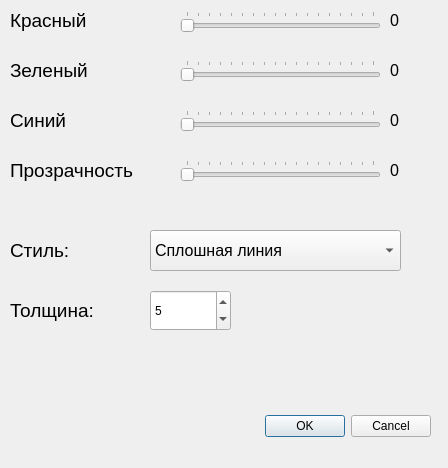
<?xml version="1.0" encoding="UTF-8"?>
<ui version="4.0">
 <class>Dialog_p</class>
 <widget class="QDialog" name="Dialog_p">
  <property name="geometry">
   <rect>
    <x>0</x>
    <y>0</y>
    <width>448</width>
    <height>468</height>
   </rect>
  </property>
  <property name="windowTitle">
   <string>Dialog</string>
  </property>
  <widget class="QLabel" name="label_3">
   <property name="geometry">
    <rect>
     <x>390</x>
     <y>160</y>
     <width>41</width>
     <height>21</height>
    </rect>
   </property>
   <property name="font">
    <font>
     <pointsize>12</pointsize>
    </font>
   </property>
   <property name="text">
    <string>0</string>
   </property>
  </widget>
  <widget class="QLabel" name="label_r_2">
   <property name="geometry">
    <rect>
     <x>390</x>
     <y>10</y>
     <width>41</width>
     <height>21</height>
    </rect>
   </property>
   <property name="font">
    <font>
     <pointsize>12</pointsize>
    </font>
   </property>
   <property name="text">
    <string>0</string>
   </property>
  </widget>
  <widget class="QLabel" name="label_a">
   <property name="geometry">
    <rect>
     <x>10</x>
     <y>150</y>
     <width>151</width>
     <height>41</height>
    </rect>
   </property>
   <property name="font">
    <font>
     <pointsize>14</pointsize>
    </font>
   </property>
   <property name="text">
    <string>Прозрачность</string>
   </property>
  </widget>
  <widget class="QSlider" name="Slider_r">
   <property name="geometry">
    <rect>
     <x>180</x>
     <y>11</y>
     <width>201</width>
     <height>21</height>
    </rect>
   </property>
   <property name="font">
    <font>
     <pointsize>12</pointsize>
    </font>
   </property>
   <property name="maximum">
    <number>255</number>
   </property>
   <property name="value">
    <number>0</number>
   </property>
   <property name="orientation">
    <enum>Qt::Horizontal</enum>
   </property>
   <property name="tickPosition">
    <enum>QSlider::TicksAbove</enum>
   </property>
   <property name="tickInterval">
    <number>15</number>
   </property>
  </widget>
  <widget class="QSlider" name="Slider_g">
   <property name="geometry">
    <rect>
     <x>180</x>
     <y>60</y>
     <width>201</width>
     <height>22</height>
    </rect>
   </property>
   <property name="font">
    <font>
     <pointsize>12</pointsize>
    </font>
   </property>
   <property name="maximum">
    <number>255</number>
   </property>
   <property name="value">
    <number>0</number>
   </property>
   <property name="orientation">
    <enum>Qt::Horizontal</enum>
   </property>
   <property name="tickPosition">
    <enum>QSlider::TicksAbove</enum>
   </property>
   <property name="tickInterval">
    <number>15</number>
   </property>
  </widget>
  <widget class="QLabel" name="label_r">
   <property name="geometry">
    <rect>
     <x>10</x>
     <y>0</y>
     <width>101</width>
     <height>41</height>
    </rect>
   </property>
   <property name="font">
    <font>
     <pointsize>14</pointsize>
    </font>
   </property>
   <property name="text">
    <string>Красный</string>
   </property>
  </widget>
  <widget class="QSpinBox" name="spinBox">
   <property name="geometry">
    <rect>
     <x>150</x>
     <y>290</y>
     <width>81</width>
     <height>41</height>
    </rect>
   </property>
   <property name="minimum">
    <number>1</number>
   </property>
   <property name="maximum">
    <number>20</number>
   </property>
   <property name="value">
    <number>5</number>
   </property>
  </widget>
  <widget class="QComboBox" name="comboBox_penStyle">
   <property name="geometry">
    <rect>
     <x>150</x>
     <y>230</y>
     <width>251</width>
     <height>41</height>
    </rect>
   </property>
   <property name="font">
    <font>
     <pointsize>12</pointsize>
    </font>
   </property>
   <property name="currentIndex">
    <number>1</number>
   </property>
   <property name="minimumContentsLength">
    <number>0</number>
   </property>
   <property name="modelColumn">
    <number>0</number>
   </property>
   <item>
    <property name="text">
     <string>Без линии</string>
    </property>
   </item>
   <item>
    <property name="text">
     <string>Сплошная линия</string>
    </property>
   </item>
   <item>
    <property name="text">
     <string>Пунктирная линия</string>
    </property>
   </item>
   <item>
    <property name="text">
     <string>Точечная линия</string>
    </property>
   </item>
   <item>
    <property name="text">
     <string>Пунктирно-точечная линия</string>
    </property>
   </item>
   <item>
    <property name="text">
     <string>Пунтирно-точечная(2) линия</string>
    </property>
   </item>
  </widget>
  <widget class="my_widget" name="widget" native="true">
   <property name="geometry">
    <rect>
     <x>10</x>
     <y>360</y>
     <width>120</width>
     <height>80</height>
    </rect>
   </property>
  </widget>
  <widget class="QLabel" name="label">
   <property name="geometry">
    <rect>
     <x>10</x>
     <y>290</y>
     <width>111</width>
     <height>41</height>
    </rect>
   </property>
   <property name="font">
    <font>
     <pointsize>14</pointsize>
    </font>
   </property>
   <property name="text">
    <string>Толщина:</string>
   </property>
  </widget>
  <widget class="QLabel" name="label_b_2">
   <property name="geometry">
    <rect>
     <x>390</x>
     <y>110</y>
     <width>41</width>
     <height>21</height>
    </rect>
   </property>
   <property name="font">
    <font>
     <pointsize>12</pointsize>
    </font>
   </property>
   <property name="text">
    <string>0</string>
   </property>
  </widget>
  <widget class="QSlider" name="Slider_proz">
   <property name="geometry">
    <rect>
     <x>180</x>
     <y>160</y>
     <width>201</width>
     <height>22</height>
    </rect>
   </property>
   <property name="font">
    <font>
     <pointsize>12</pointsize>
    </font>
   </property>
   <property name="maximum">
    <number>255</number>
   </property>
   <property name="value">
    <number>0</number>
   </property>
   <property name="orientation">
    <enum>Qt::Horizontal</enum>
   </property>
   <property name="tickPosition">
    <enum>QSlider::TicksAbove</enum>
   </property>
   <property name="tickInterval">
    <number>15</number>
   </property>
  </widget>
  <widget class="QLabel" name="label_g_2">
   <property name="geometry">
    <rect>
     <x>390</x>
     <y>60</y>
     <width>41</width>
     <height>21</height>
    </rect>
   </property>
   <property name="font">
    <font>
     <pointsize>12</pointsize>
    </font>
   </property>
   <property name="text">
    <string>0</string>
   </property>
  </widget>
  <widget class="QLabel" name="label_b">
   <property name="geometry">
    <rect>
     <x>10</x>
     <y>100</y>
     <width>101</width>
     <height>41</height>
    </rect>
   </property>
   <property name="font">
    <font>
     <pointsize>14</pointsize>
    </font>
   </property>
   <property name="text">
    <string>Синий</string>
   </property>
  </widget>
  <widget class="QSlider" name="Slider_b">
   <property name="geometry">
    <rect>
     <x>180</x>
     <y>110</y>
     <width>201</width>
     <height>21</height>
    </rect>
   </property>
   <property name="font">
    <font>
     <pointsize>12</pointsize>
    </font>
   </property>
   <property name="maximum">
    <number>255</number>
   </property>
   <property name="value">
    <number>0</number>
   </property>
   <property name="orientation">
    <enum>Qt::Horizontal</enum>
   </property>
   <property name="tickPosition">
    <enum>QSlider::TicksAbove</enum>
   </property>
   <property name="tickInterval">
    <number>15</number>
   </property>
  </widget>
  <widget class="QLabel" name="label_g">
   <property name="geometry">
    <rect>
     <x>10</x>
     <y>50</y>
     <width>101</width>
     <height>41</height>
    </rect>
   </property>
   <property name="font">
    <font>
     <pointsize>14</pointsize>
    </font>
   </property>
   <property name="text">
    <string>Зеленый</string>
   </property>
  </widget>
  <widget class="QDialogButtonBox" name="buttonBox">
   <property name="geometry">
    <rect>
     <x>180</x>
     <y>410</y>
     <width>251</width>
     <height>32</height>
    </rect>
   </property>
   <property name="orientation">
    <enum>Qt::Horizontal</enum>
   </property>
   <property name="standardButtons">
    <set>QDialogButtonBox::Cancel|QDialogButtonBox::Ok</set>
   </property>
  </widget>
  <widget class="QLabel" name="label_style">
   <property name="geometry">
    <rect>
     <x>10</x>
     <y>230</y>
     <width>111</width>
     <height>41</height>
    </rect>
   </property>
   <property name="font">
    <font>
     <pointsize>14</pointsize>
    </font>
   </property>
   <property name="text">
    <string>Стиль:</string>
   </property>
  </widget>
 </widget>
 <customwidgets>
  <customwidget>
   <class>my_widget</class>
   <extends>QWidget</extends>
   <header location="global">my_widget.h</header>
   <container>1</container>
  </customwidget>
 </customwidgets>
 <resources/>
 <connections/>
</ui>
